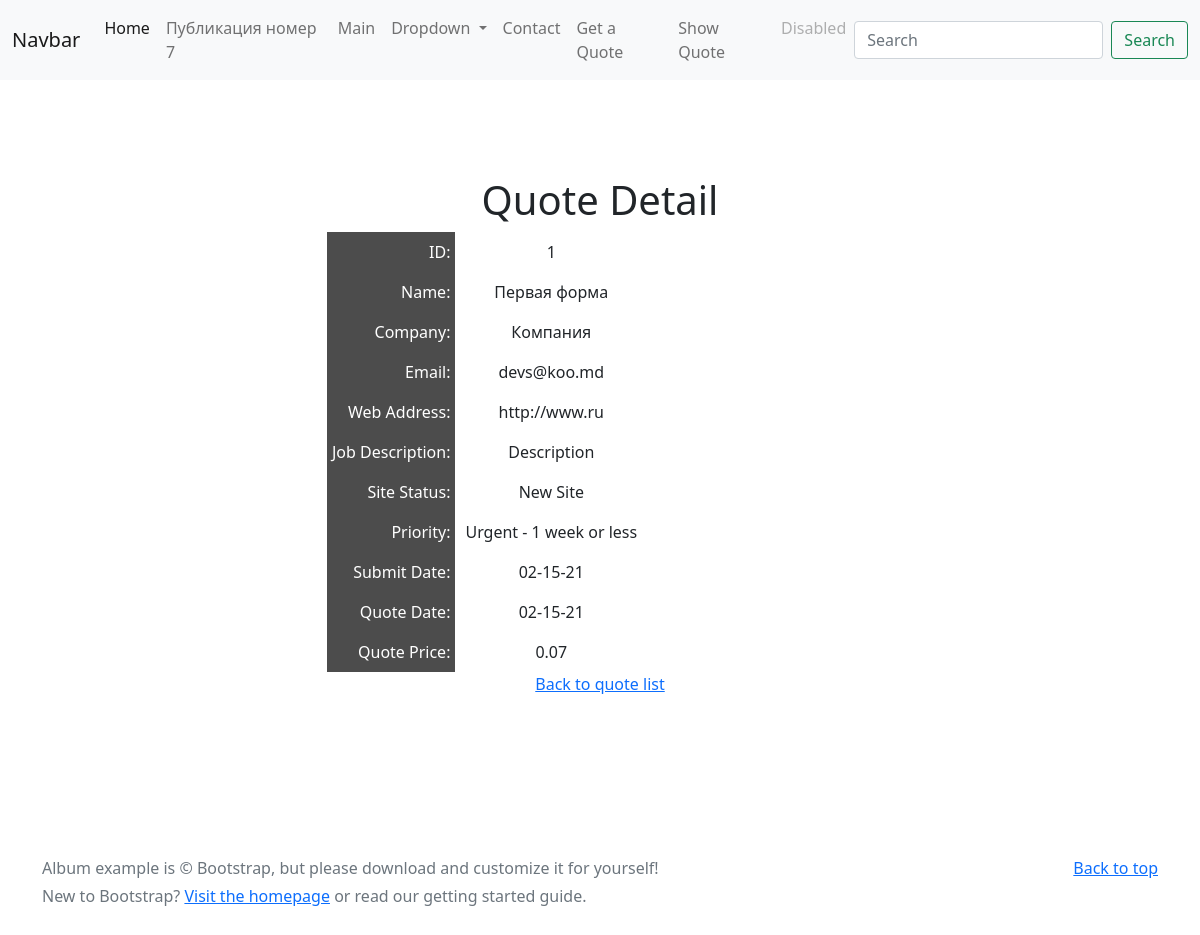
The app's page /quote/show/1 with its own data.
### pages/models.py (models this page shows, shortened)
class Page(models.Model):
    title = models.CharField(max_length=60)
    permalink = models.CharField(max_length=12, unique=True)
    update_date = models.DateTimeField('Last Updated')
    bodytext = models.TextField('Page Content', blank=True)

### quotes/models.py (models this page shows, shortened)
class Quote(models.Model):
    name = models.CharField(max_length=100)
    position = models.CharField(max_length=60, blank=True)
    company = models.CharField(max_length=60, blank=True)
    address = models.CharField(max_length=200, blank=True)
    phone = models.CharField(max_length=30, blank=True)
    email = models.EmailField()
    web = models.URLField(blank=True)
    description = models.TextField()
    sitestatus = models.CharField(max_length=20, choices=STATUS_CHOICES)
    priority = models.CharField(max_length=40, choices=PRIORITY_CHOICES)
    jobfile = models.FileField(upload_to='uploads/')
    submitted = models.DateField(auto_now_add=True)
    quotedate = models.DateField(blank=True, null=True)
    quoteprice = models.DecimalField(decimal_places=2, max_digits=7, blank=True, default=0)
    username = models.ForeignKey(User, blank=True, null=True, on_delete=models.CASCADE)

### quotes/views.py (the view)
# urls.py: path('show/<int:pk>', QuoteView.as_view(), name='quote-detail'),
class QuoteView(DetailView):
    model = Quote
    context_object_name = 'quote'
    def get_context_data(self, **kwargs):
        context = super(QuoteView, self).get_context_data(**kwargs)
        context['page_list'] = Page.objects.all()
        return context

### quotes/templates/quotes/quote_detail.html (shortened to what this page needs)
{% extends "quotes/quote.html" %}
{% block content %}
    <h1>Quote Detail</h1>
    <table class="quote">
        <tr>
            <td>ID:</td>
            <td>{{ quote.id }}</td>
        </tr>
        <tr>
            <td>Name:</td>
            <td>{{ quote.name }}</td>
        </tr>
        <tr>
            <td>Company:</td>
            <td>{{ quote.company }}</td>
        <tr>
            <td>Email:</td>
            <td>{{ quote.email }}</td>
        </tr>
        <tr>
            <td>Web Address:</td>
            <td>{{ quote.web }}</td>
        <tr>
            <td>Job Description:</td>
            <td>{{ quote.description }}</td>
        </tr>
        <tr>
            <td>Site Status:</td>
            <td>{{ quote.get_sitestatus_display }}</td>
        </tr>
        <tr>
            <td>Priority:</td>
            <td>{{ quote.get_priority_display }}</td>
        </tr>
        <tr>
            <td>Submit Date:</td>
            <td>{{ quote.submitted|date:"m-d-y" }}</td>
        </tr>
        <tr>
            <td>Quote Date:</td>
            <td>{{ quote.quotedate|date:"m-d-y"|default:"pending" }}</td>
        </tr>
        <tr>
            <td>Quote Price:</td>
            <td>{{ quote.quoteprice|default:"--" }}</td>
        </tr>
    </table>
    <p><a href="../show">Back to quote list</a></p>
{% endblock content %}

### quotes/templates/quotes/quote.html (shortened to what this page needs)
{% extends "base.html" %}
{% block sidenav %}
    {% for page in page_list %}
        <li class="nav-item"><a href="/{{ page.permalink }}" class="nav-link">{{ page.title }}</a></li>
    {% endfor %}
{% endblock sidenav %}

### static/css/custom.css (style rules this page uses)
.quote td:first-child { background-color: #4c4c4c; color: white; text-align: right; padding: 8px 5px; border: none; }
.quote td { padding: 5px 10px; }

### records on screen
Page: title "Публикация номер 7"
Page: title "Main"
Quote: id "1", name "Первая форма", company "Компания", email "devs@koo.md", web "http://www.ru", description "Description", sitestatus "New Site", priority "Urgent - 1 week or less", submitted "02-15-21", quotedate "02-15-21", quoteprice "0.07"
